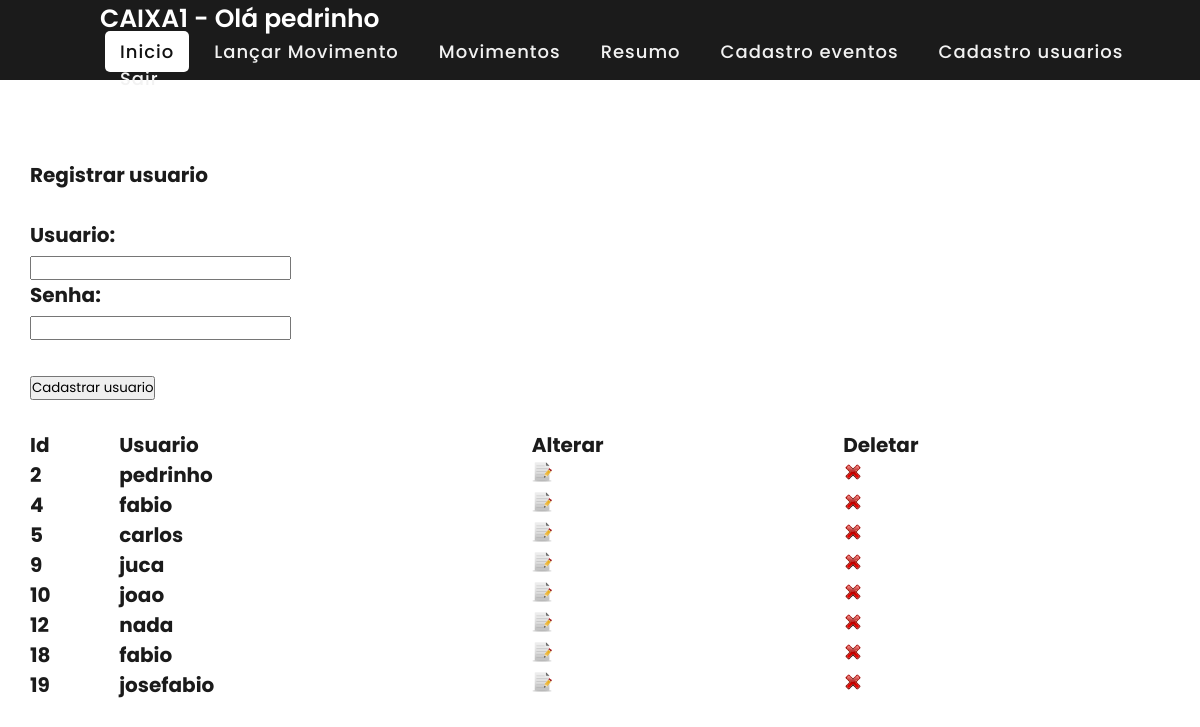
Screenshot of /front/cadastro_usuario.php (signed in) with the database file from the repository.
### tables this page shows
CREATE TABLE `usuario` (
  `usuario_id` int(11) NOT NULL,
  `usuario` varchar(200) NOT NULL,
  `senha` varchar(32) NOT NULL
);

### front/cadastro_usuario.php (the view, shortened to what this page needs)
<!DOCTYPE html>
<html lang="en" dir="ltr">
  <head>
    <link rel="stylesheet" href="../css/style.css">
  </head>
  <body>
  <nav>
      <div class="logo">CAIXA1 - <?php echo 'Olá ' .$_SESSION['usuario'];?></div>
      <ul>
        <li><a class="active" href="index2.php">Inicio</a></li>
        <li><a href="movimentos_lancar.php">Lançar Movimento</a></li>
        <li><a href="movimentos_list.php">Movimentos</a></li>
        <li><a href="movimentos_list_resumo.php">Resumo</a></li>
        <li><a href="cadastrar_evento.php">Cadastro eventos</a></li>
        <li><a href="cadastrar_usuario.php">Cadastro usuarios</a></li>
        <li><a href="index.php">Sair</a></li>
      </ul>
    </nav>
    <div class="content">
      <div>
          <br>
          <br>
        <p>Registrar usuario</p>
        <p>&nbsp;</p>
        <form name="form1" method="post" onsubmit="return valida()" action="cadastro_usuario_registrar.php">
          <p>Usuario:</p>
          <p>
  <input type="text" inputmode="decimal" name="usuario" id="usuario">
          </p>
          <p>Senha:</p>
          <p>
  <input type="password" inputmode="" name="senha" id="senha">
          </p>
          <p>&nbsp;</p>
          <p>
            <input type="submit" value="Cadastrar usuario"/>
          </p>
        </form>
        <p>&nbsp;</p>
        <table id="example" class="table table-striped table-bordered" width="100%" cellspacing="0">
<thead>
  <tr>
  <th>Id</th>
  <th>Usuario</th>
  <th>Alterar</th>
  <th>Deletar</th>
  </tr>
</thead>
<tbody>
  <?php
include("../conexao.php");
$Show = mysqli_query($conexao, "SELECT * FROM usuario");
while($r = mysqli_fetch_array($Show)): ?>
    <tr>
    <td><?php echo $r['usuario_id']; ?></td>
    <td><?php echo $r['usuario']; ?></td>
    <td><p><a href="cadastro_usuario_alterar.php?update_id=<?php echo $r['usuario_id']; ?>" class="btn btn-warning">
      <img src="../icons/add.png" width="20" height="20" /></a></p></td>
    <td><a href="cadastro_usuario_delete.php?delete_id=<?php echo $r['usuario_id']; ?>" class="btn btn-danger">
      <img src="../icons/delete.png" width="20" height="20" /></a></td>
    </tr>
    <?php endwhile; ?>
</tbody>
</table>
      </div>
    </div>
  </body>
</html>

### style.css (style rules this page uses)
* { margin: 0; padding: 0; box-sizing: border-box; font-family: 'Poppins', sans-serif; }
nav { display: flex; height: 80px; width: 100%; background: #1b1b1b; align-items: center; justify-content: space-between; padding: 0 50px 0 100px; flex-wrap: wrap; }
nav .logo { color: #fff; font-size: 25px; font-weight: 600; }
nav ul { display: flex; flex-wrap: wrap; list-style: none; }
nav ul li { margin: 0 5px; }
nav ul li a { color: #f2f2f2; text-decoration: none; font-size: 18px; font-weight: 500; padding: 8px 15px; border-radius: 5px; letter-spacing: 1px; transition: all 0.3s ease; }
nav ul li a.active, nav ul li a:hover { color: #111; background: #fff; }
.content { position: absolute; top: 50%; left: 50%; transform: translate(-50%, -50%); text-align:left; z-index: -1; width: 100%; padding: 0 30px; color: #1b1b1b; }
.content div { font-size: 20px; font-weight: 700; }

### rows the page displays
usuario: usuario_id "2", usuario "pedrinho"
usuario: usuario_id "4", usuario "fabio"
usuario: usuario_id "5", usuario "carlos"
usuario: usuario_id "9", usuario "juca"
usuario: usuario_id "10", usuario "joao"
usuario: usuario_id "12", usuario "nada"
usuario: usuario_id "18", usuario "fabio"
usuario: usuario_id "19", usuario "josefabio"

### other values shown
$_SESSION['usuario'] "pedrinho"
